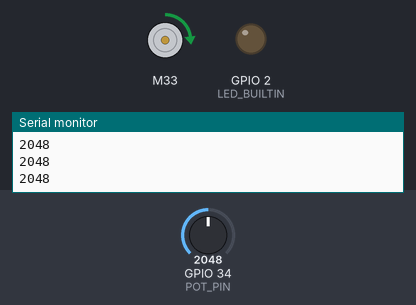
Bench run of a sketch on a simulated Seeed XIAO ESP32-S3. Shown: DC motor (green arrow = forward, orange = backward, longer = faster), output pins drawn as LEDs (lit = HIGH), the last lines printed to the serial monitor. Inputs (shaded band) come from the test bench; at power-on: GPIO 34 (POT_PIN) = 2048.

Above: at 10.7 s.
10.8 s: GPIO 34 (POT_PIN) set to 2866
At 11.9 s:
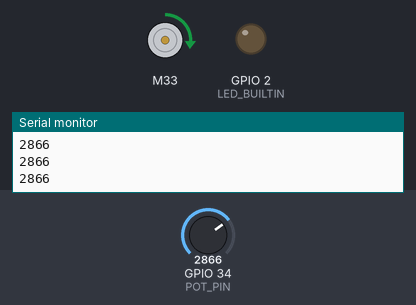
12.3 s: GPIO 34 (POT_PIN) set to 4095
At 13.2 s:
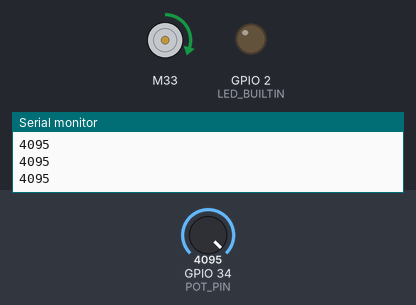
13.8 s: GPIO 34 (POT_PIN) set to 2047
At 14.2 s:
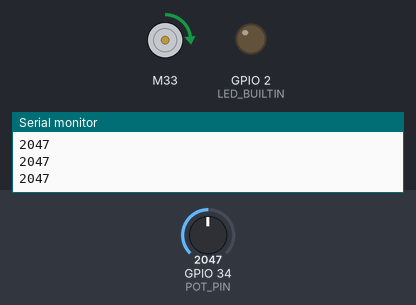
15.3 s: GPIO 34 (POT_PIN) set to 491
At 16.7 s:
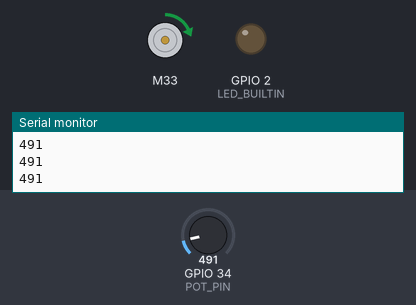
Timing chart, 0 to 17.8 s (numbered marks = the images above; inputs shaded):
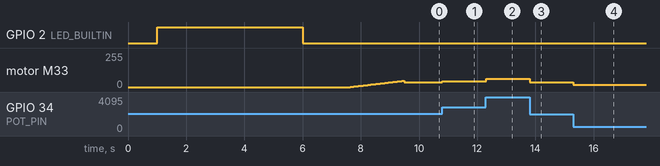

Measured:
- after the input at 10.8 s, motor M33: forward 35/255 → forward 45/255 at once
- after the input at 12.3 s, motor M33: forward 45/255 → forward 61/255 at once
- after the input at 13.8 s, motor M33: forward 61/255 → forward 35/255 at once
- after the input at 15.3 s, motor M33: forward 35/255 → forward 16/255 at once
- by itself, motor M33: rises from stopped to forward 48/255 in 1.9 s, then falls to forward 35/255 in 0.01 s

The sketch:

esc02.ino
```cpp
/* Note: the following code is a modification of the Knob Example that
* comes with the ESC library, so that it works with an ESP32 DevKit V1
* and my particular ESC (generic 30A) and brushless motor (generic 2200KV)
*/

#include <ESP32Servo.h> // ESP32Servo library installed by Library Manager
#include "ESC.h" // RC_ESP library installed by Library Manager

#define ESC_PIN (33) // connected to ESC control wire
#define LED_BUILTIN (2) // not defaulted properly for ESP32s/you must define it
#define POT_PIN (34) // Analog pin used to connect the potentiometer center pin

// Note: the following speeds may need to be modified for your particular hardware.
#define MIN_SPEED 1040 // speed just slow enough to turn motor off
#define MAX_SPEED 1240 // speed where my motor drew 3.6 amps at 12v.

ESC myESC (ESC_PIN, 1000, 2000, 500); // ESC_Name (PIN, Minimum Value, Maximum Value, Arm Value)

long int val; // variable to read the value from the analog pin

void setup() {
Serial.begin(9600);
delay(1000);
pinMode(POT_PIN, INPUT);
pinMode(ESC_PIN, OUTPUT);
pinMode(LED_BUILTIN, OUTPUT);
digitalWrite(LED_BUILTIN, HIGH); // set led to on to indicate arming
myESC.arm(); // Send the Arm command to ESC
delay(5000); // Wait a while
digitalWrite(LED_BUILTIN, LOW); // led off to indicate arming completed

// the following loop turns on the motor slowly, so get ready
for (int i=0; i<350; i++){ // run speed from 840 to 1190
myESC.speed(MIN_SPEED-200+i); // motor starts up about half way through loop
delay(10);
}
} // speed will now jump to pot setting

void loop() {
val = analogRead(POT_PIN); // read the pot (value between 0 and 4095 for ESP32 12 bit A to D)
Serial.println(val);
val = map(val, 0, 4095, MIN_SPEED, MAX_SPEED); // scale pot reading to valid speed range
myESC.speed(val); // sets the ESC speed
delay(10); // Wait for a while
}
```
